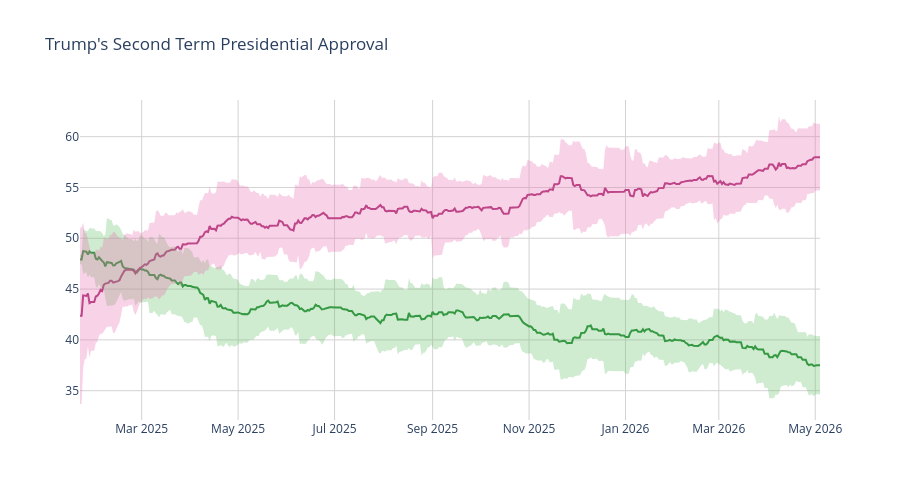

This figure's notebook cell:
### Code cell
disappr_ci_hex = "#e86eaf"
appr_ci_hex = "#60be65"
disappr_ci_rgba = "rgba(232, 110, 175, 0.3)"
appr_ci_rgba = "rgba(96, 190, 101, 0.3)"
grid_col = "#d4d2d2"


# Approve
fig = go.Figure(go.Scatter(
    x=pres['end_date'],
    y=pres['approve'],
    hovertemplate="%{y:.2f}%",
    name="<b>Approve</b>",
    line=dict(color="#228833"),
    showlegend=False
))

# Disapprove
fig.add_trace(go.Scatter(
    x=pres['end_date'],
    y=pres['disapprove'],
    hovertemplate="%{y:.2f}%",
    name="<b>Disapprove</b>",
    line=dict(color="#aa3377"),
    showlegend=False
    )
)

# Approve CI
fig.add_traces([

    # Upper bound
    go.Scatter(
        x=pres['end_date'],
        y=pres['approve_upper_ci'],
        marker=dict(color=appr_ci_hex),
        line=dict(width=0),
        mode='lines',
        showlegend=False,
        hoverinfo="skip"
    ),

    # Lower bound
    go.Scatter(
        x=pres['end_date'],
        y=pres['approve_lower_ci'],
        marker=dict(color=appr_ci_hex),
        line=dict(width=0),
        mode='lines',
        fillcolor=appr_ci_rgba,
        fill="tonexty",
        showlegend=False,
        hoverinfo="skip"
    )
])

# Disapprove CI
fig.add_traces([

    # Upper bound
    go.Scatter(
        x=pres['end_date'],
        y=pres['disapprove_upper_ci'],
        marker=dict(color=disappr_ci_hex),
        line=dict(width=0),
        mode='lines',
        showlegend=False,
        hoverinfo="skip"
    ),

    # Lower bound
    go.Scatter(
        x=pres['end_date'],
        y=pres['disapprove_lower_ci'],
        marker=dict(color=disappr_ci_hex),
        line=dict(width=0),
        mode='lines',
        fillcolor=disappr_ci_rgba,
        fill="tonexty",
        showlegend=False,
        hoverinfo="skip"
    )
])

fig.update_layout(
    title=dict(text="Trump's Second Term Presidential Approval"),
    hovermode="x"
)

fig.update_xaxes(gridcolor=grid_col)
fig.update_yaxes(gridcolor=grid_col)

fig.update_layout(hovermode="x", hoverlabel_align="right", plot_bgcolor="rgba(0, 0, 0, 0)", height=500)
fig.show()

### Figure 1 — Plotly figure (JSON) as saved in the notebook; plotly's stock layout.template omitted (floating-point values rounded to 4 significant figures; data arrays with more than 128 entries replaced by an {"elided": "..."} marker saying what was removed)
{"data": [{"hovertemplate": "%{y:.2f}%", "line": {"color": "#228833"}, "name": "<b>Approve</b>", "showlegend": false, "type": "scatter", "x": {"elided": "469 str values"}, "y": {"elided": "469 float values"}}, {"hovertemplate": "%{y:.2f}%", "line": {"color": "#aa3377"}, "name": "<b>Disapprove</b>", "showlegend": false, "type": "scatter", "x": {"elided": "469 str values"}, "y": {"elided": "469 float values"}}, {"hoverinfo": "skip", "line": {"width": 0}, "marker": {"color": "#60be65"}, "mode": "lines", "showlegend": false, "type": "scatter", "x": {"elided": "469 str values"}, "y": {"elided": "469 float values"}}, {"fill": "tonexty", "fillcolor": "rgba(96, 190, 101, 0.3)", "hoverinfo": "skip", "line": {"width": 0}, "marker": {"color": "#60be65"}, "mode": "lines", "showlegend": false, "type": "scatter", "x": {"elided": "469 str values"}, "y": {"elided": "469 float values"}}, {"hoverinfo": "skip", "line": {"width": 0}, "marker": {"color": "#e86eaf"}, "mode": "lines", "showlegend": false, "type": "scatter", "x": {"elided": "469 str values"}, "y": {"elided": "469 float values"}}, {"fill": "tonexty", "fillcolor": "rgba(232, 110, 175, 0.3)", "hoverinfo": "skip", "line": {"width": 0}, "marker": {"color": "#e86eaf"}, "mode": "lines", "showlegend": false, "type": "scatter", "x": {"elided": "469 str values"}, "y": {"elided": "469 float values"}}], "layout": {"height": 500, "hoverlabel": {"align": "right"}, "hovermode": "x", "plot_bgcolor": "rgba(0, 0, 0, 0)", "title": {"text": "Trump's Second Term Presidential Approval"}, "xaxis": {"gridcolor": "#d4d2d2"}, "yaxis": {"gridcolor": "#d4d2d2"}}}
